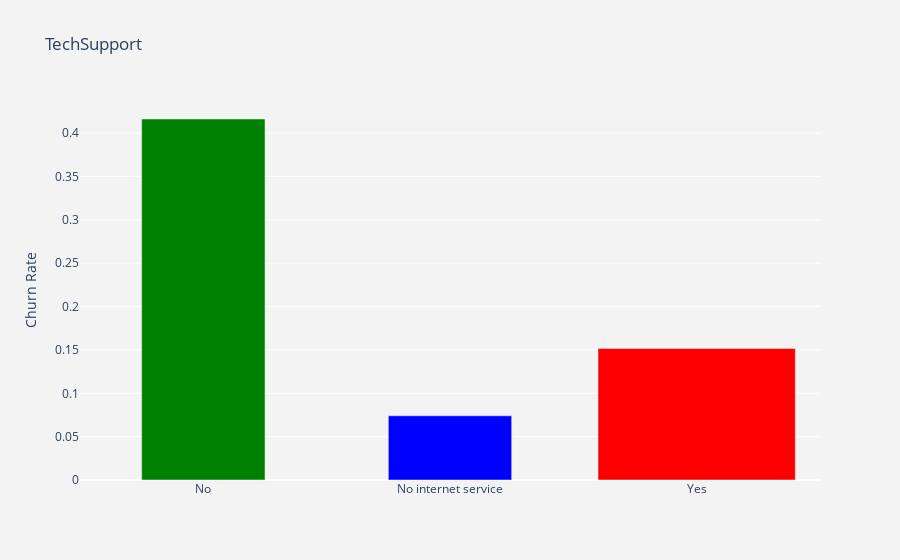

Notebook source saved alongside this figure:
### Code cell
df_plot = df_data.groupby('TechSupport').Churn.mean().reset_index()
plot_data = [
    go.Bar(
        x=df_plot['TechSupport'],
        y=df_plot['Churn'],
        width = [0.5, 0.5],
        marker=dict(
        color=['green', 'blue', 'red'])
    )
]
plot_layout = go.Layout(
        xaxis={"type": "category"},
        yaxis={"title": "Churn Rate"},
        title='TechSupport',
        plot_bgcolor  = 'rgb(243,243,243)',
        paper_bgcolor  = 'rgb(243,243,243)',
    )
fig = go.Figure(data=plot_data, layout=plot_layout)
pyoff.iplot(fig)

### Figure 1 — Plotly figure (JSON) as saved in the notebook; plotly's stock layout.template omitted (floating-point values rounded to 4 significant figures)
{"data": [{"marker": {"color": ["green", "blue", "red"]}, "type": "bar", "width": [0.5, 0.5], "x": ["No", "No internet service", "Yes"], "y": [0.4164, 0.07405, 0.1517]}], "layout": {"paper_bgcolor": "rgb(243,243,243)", "plot_bgcolor": "rgb(243,243,243)", "title": {"text": "TechSupport"}, "xaxis": {"type": "category"}, "yaxis": {"title": {"text": "Churn Rate"}}}}
